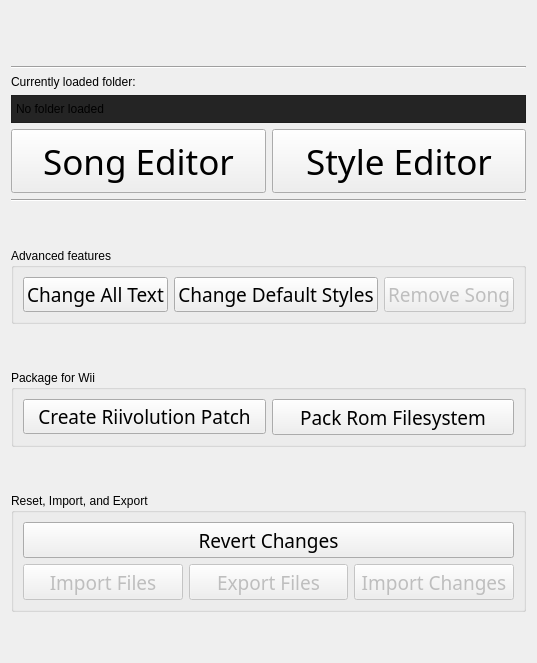
      <widget class="QWidget" name="MainPage">
       <layout class="QVBoxLayout" name="verticalLayout_9">
        <item>
         <widget class="QLabel" name="MP_Title">
          <property name="maximumSize">
           <size>
            <width>16777215</width>
            <height>70</height>
           </size>
          </property>
          <property name="font">
           <font>
            <family>Continuum Medium</family>
            <pointsize>26</pointsize>
           </font>
          </property>
          <property name="text">
           <string notr="true">&lt;html&gt;&lt;head/&gt;&lt;body&gt;&lt;p&gt;&lt;img src=&quot;:/images/images/Title.png&quot;/&gt;&lt;/p&gt;&lt;/body&gt;&lt;/html&gt;</string>
          </property>
          <property name="scaledContents">
           <bool>false</bool>
          </property>
         </widget>
        </item>
        <item>
         <widget class="Line" name="MP_vLine">
          <property name="orientation">
           <enum>Qt::Horizontal</enum>
          </property>
         </widget>
        </item>
        <item>
         <widget class="QLabel" name="MP_LoadedFile_Label">
          <property name="text">
           <string>Currently loaded folder:</string>
          </property>
         </widget>
        </item>
        <item>
         <widget class="QLabel" name="MP_LoadedFile_Path">
          <property name="styleSheet">
           <string notr="true">QLabel
{
padding: 1px;
border: 1px solid;
border-color: #1e1e1e;
background-color: #242424;
padding-top: 6px;
padding-bottom: 6px;
}</string>
          </property>
          <property name="text">
           <string>No folder loaded</string>
          </property>
         </widget>
        </item>
        <item>
         <layout class="QHBoxLayout" name="MP_MainFeatures">
          <item>
           <widget class="QPushButton" name="MP_SongEditor_Button">
            <property name="minimumSize">
             <size>
              <width>0</width>
              <height>64</height>
             </size>
            </property>
            <property name="font">
             <font>
              <family>Continuum Bold</family>
              <pointsize>26</pointsize>
             </font>
            </property>
            <property name="text">
             <string>Song Editor</string>
            </property>
           </widget>
          </item>
          <item>
           <widget class="QPushButton" name="MP_StyleEditor_Button">
            <property name="minimumSize">
             <size>
              <width>0</width>
              <height>64</height>
             </size>
            </property>
            <property name="font">
             <font>
              <family>Continuum Bold</family>
              <pointsize>26</pointsize>
             </font>
            </property>
            <property name="text">
             <string>Style Editor</string>
            </property>
           </widget>
          </item>
         </layout>
        </item>
        <item>
         <widget class="Line" name="line">
          <property name="orientation">
           <enum>Qt::Horizontal</enum>
          </property>
         </widget>
        </item>
        <item>
         <spacer name="verticalSpacer_2">
          <property name="orientation">
           <enum>Qt::Vertical</enum>
          </property>
          <property name="sizeHint" stdset="0">
           <size>
            <width>20</width>
            <height>40</height>
           </size>
          </property>
         </spacer>
        </item>
        <item>
         <widget class="QGroupBox" name="MP_Advanced">
          <property name="title">
           <string>Advanced features</string>
          </property>
          <layout class="QVBoxLayout" name="verticalLayout_11">
           <item>
            <layout class="QHBoxLayout" name="MP_Advanced1">
             <item>
              <widget class="QPushButton" name="MP_EditText_Button">
               <property name="font">
                <font>
                 <family>Continuum Medium</family>
                 <pointsize>14</pointsize>
                </font>
               </property>
               <property name="text">
                <string>Change All Text</string>
               </property>
              </widget>
             </item>
             <item>
              <widget class="QPushButton" name="MP_DefaultStyle_Button">
               <property name="font">
                <font>
                 <family>Continuum Medium</family>
                 <pointsize>14</pointsize>
                </font>
               </property>
               <property name="text">
                <string>Change Default Styles</string>
               </property>
              </widget>
             </item>
             <item>
              <widget class="QPushButton" name="MP_RemoveSong_Button">
               <property name="enabled">
                <bool>false</bool>
               </property>
               <property name="font">
                <font>
                 <family>Continuum Medium</family>
                 <pointsize>14</pointsize>
                </font>
               </property>
               <property name="text">
                <string>Remove Song</string>
               </property>
              </widget>
             </item>
            </layout>
           </item>
          </layout>
         </widget>
        </item>
        <item>
         <spacer name="verticalSpacer_3">
          <property name="orientation">
           <enum>Qt::Vertical</enum>
          </property>
          <property name="sizeHint" stdset="0">
           <size>
            <width>20</width>
            <height>40</height>
           </size>
          </property>
         </spacer>
        </item>
        <item>
         <widget class="QGroupBox" name="MP_Package">
          <property name="title">
           <string>Package for Wii</string>
          </property>
          <layout class="QHBoxLayout" name="horizontalLayout_3">
           <item>
            <widget class="QPushButton" name="MP_Riivolution_Button">
             <property name="font">
              <font>
               <family>Continuum Medium</family>
               <pointsize>14</pointsize>
              </font>
             </property>
             <property name="text">
              <string>Create Riivolution Patch</string>
             </property>
            </widget>
           </item>
           <item>
            <widget class="QPushButton" name="MP_PackRom_Button">
             <property name="minimumSize">
              <size>
               <width>0</width>
               <height>36</height>
              </size>
             </property>
             <property name="font">
              <font>
               <family>Continuum Medium</family>
               <pointsize>14</pointsize>
              </font>
             </property>
             <property name="text">
              <string>Pack Rom Filesystem</string>
             </property>
            </widget>
           </item>
          </layout>
         </widget>
        </item>
        <item>
         <spacer name="verticalSpacer">
          <property name="orientation">
           <enum>Qt::Vertical</enum>
          </property>
          <property name="sizeHint" stdset="0">
           <size>
            <width>20</width>
            <height>40</height>
           </size>
          </property>
         </spacer>
        </item>
        <item>
         <widget class="QGroupBox" name="MP_RomEditing">
          <property name="title">
           <string>Reset, Import, and Export</string>
          </property>
          <layout class="QVBoxLayout" name="verticalLayout_18">
           <item>
            <layout class="QHBoxLayout" name="MP_RomEditing1">
             <item>
              <widget class="QPushButton" name="MP_RevertChanges_Button">
               <property name="minimumSize">
                <size>
                 <width>0</width>
                 <height>36</height>
                </size>
               </property>
               <property name="font">
                <font>
                 <family>Continuum Medium</family>
                 <pointsize>14</pointsize>
                </font>
               </property>
               <property name="text">
                <string>Revert Changes</string>
               </property>
              </widget>
             </item>
            </layout>
           </item>
           <item>
            <layout class="QHBoxLayout" name="MP_RomEditing2">
             <item>
              <widget class="QPushButton" name="MP_ImportFiles_Button">
               <property name="enabled">
                <bool>false</bool>
               </property>
               <property name="minimumSize">
                <size>
                 <width>0</width>
                 <height>36</height>
                </size>
               </property>
               <property name="font">
                <font>
                 <family>Continuum Medium</family>
                 <pointsize>14</pointsize>
                </font>
               </property>
               <property name="text">
                <string>Import Files</string>
               </property>
              </widget>
             </item>
             <item>
              <widget class="QPushButton" name="MP_ExportFiles_Button">
               <property name="enabled">
                <bool>false</bool>
               </property>
               <property name="minimumSize">
                <size>
                 <width>0</width>
                 <height>36</height>
                </size>
               </property>
               <property name="font">
                <font>
                 <family>Continuum Medium</family>
                 <pointsize>14</pointsize>
                </font>
               </property>
               <property name="text">
                <string>Export Files</string>
               </property>
              </widget>
             </item>
             <item>
              <widget class="QPushButton" name="MP_ImportChanges_Button">
               <property name="enabled">
                <bool>false</bool>
               </property>
               <property name="minimumSize">
                <size>
                 <width>0</width>
                 <height>36</height>
                </size>
               </property>
               <property name="font">
                <font>
                 <family>Continuum Medium</family>
                 <pointsize>14</pointsize>
                </font>
               </property>
               <property name="text">
                <string>Import Changes</string>
               </property>
              </widget>
             </item>
            </layout>
           </item>
          </layout>
         </widget>
        </item>
        <item>
         <spacer name="MP_VerticalSpacer">
          <property name="orientation">
           <enum>Qt::Vertical</enum>
          </property>
          <property name="sizeHint" stdset="0">
           <size>
            <width>20</width>
            <height>40</height>
           </size>
          </property>
         </spacer>
        </item>
       </layout>
      </widget>
